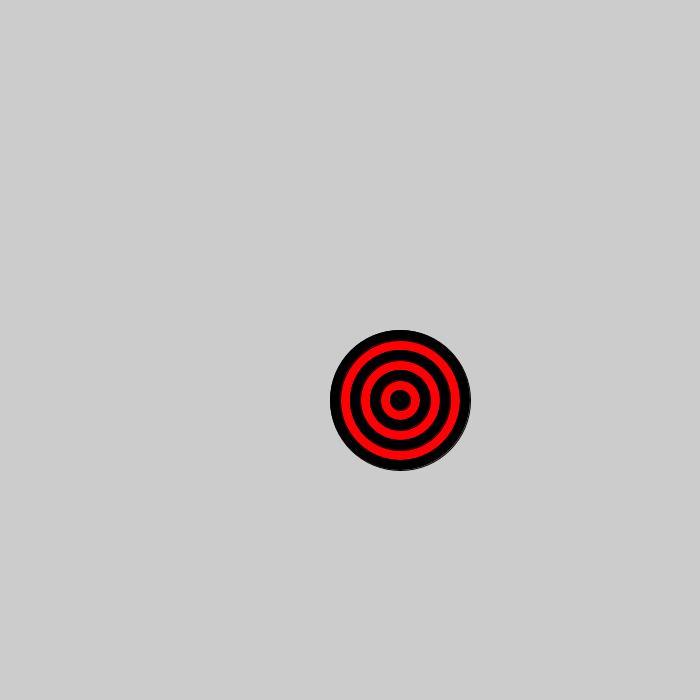
Frame 1 (no input)
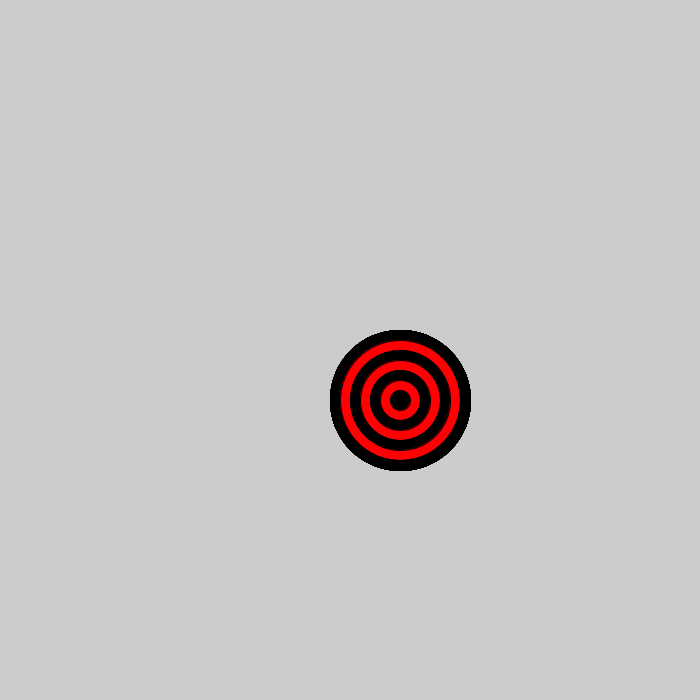
Frame 60 (the mouse pressed at the canvas centre just before this capture)
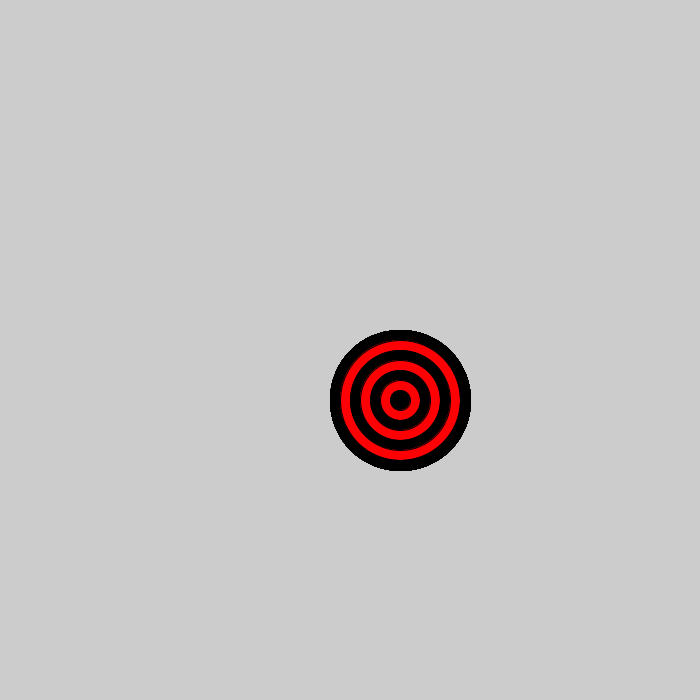
Frame 120 (the mouse held since frame 60 and released just before this capture)

The Processing sketch that drew these frames (run headless with seeded random() and noise(); from frame 60 on, the mouse is pressed at the canvas centre):

// Processing sketch: bullseye
// ── bullseye.pde

void setup() {
 
  size(700,700);
  
}

void draw() {
  
  for (int i=0, j = 140 ; i < 7;i ++, j = j-20) {
    if (i % 2 == 0) {
      fill(#000000);
      ellipse(400,400,j,j);
    }
    else {
      fill(#FF0004);
      ellipse(400,400,j,j);
    }
  }
  
  //Use an if statement and modulo to alternate the color of your rings.
  
  
}
